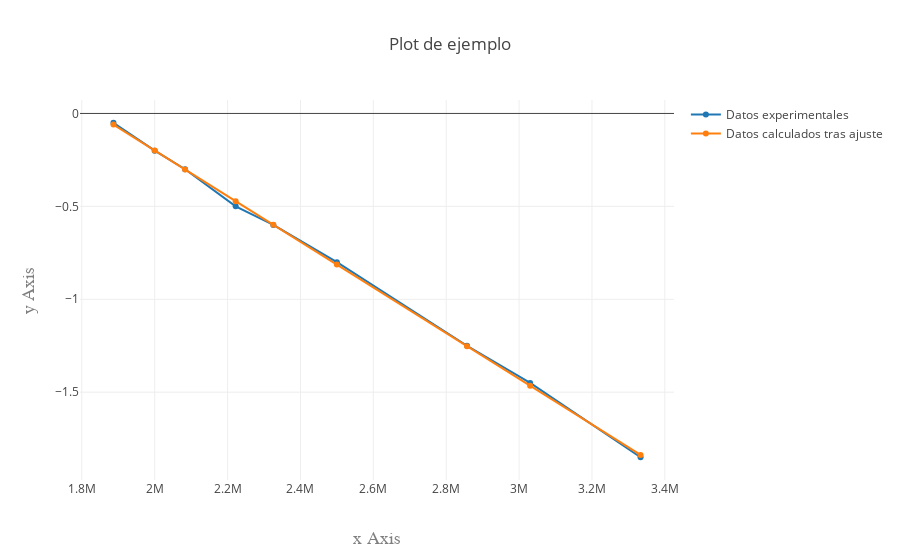

Notebook code cell kept with this figure:
### Code cell
var longitudes_de_onda_medidas = [300,330,350,400,430,450,480,500,530].map(x => x*1e-9);  // para pasar a metros
var voltajes_medidos = [-1.85, -1.45, -1.25, -0.8, -0.6, -0.5, -0.3, -0.2, -0.05];  // en voltios (voltaje de frenado)
inversa_de_longitudes_de_onda = longitudes_de_onda_medidas.map(lambda => 1/lambda );  
var datos_a_ajustar = voltajes_medidos.reduce((tuplas_longitud_onda_voltaje, b, i) => {
    tuplas_longitud_onda_voltaje.push([inversa_de_longitudes_de_onda[i], b]);
  return tuplas_longitud_onda_voltaje;
}, []);
console.log(datos_a_ajustar); // Verás que son tuplas de valores 1/lambda y voltajes
var regression = require('./regression.js');
var result = regression.linear(datos_a_ajustar, { precision: 15 });
var m = result.equation[0];  // pendiente
var b = result.equation[1];  // ordenada en origen
console.log('la pendiente es = ' + m + ' y la ordenada es = ' + b);
function Plotly(data, layout, $$) {
    $$ = $$ || global.$$;
    $$.mime({ "application/vnd.plotly.v1+json": { data: data, layout: layout } });
}
voltajes_de_frenado_calculados = inversa_de_longitudes_de_onda.map(inversa_lambda => inversa_lambda * m + b);
datos = [
  { x: inversa_de_longitudes_de_onda, y: voltajes_medidos, name: 'Datos experimentales' }, 
  { x: inversa_de_longitudes_de_onda, y: voltajes_de_frenado_calculados, name: 'Datos calculados tras ajuste' }
];
var layout = {
  title: 'Plot de ejemplo',
  xaxis: { title: 'x Axis',
    titlefont: { family: 'Courier New, monospace', size: 18, color: '#7f7f7f' }
  },
  yaxis: {
    title: 'y Axis', titlefont: {
      family: 'Courier New, monospace', size: 18, color: '#7f7f7f' }
  }
};
Plotly(datos, layout);

### Figure 1 — Plotly figure (JSON) as saved in the notebook; plotly's stock layout.template omitted (floating-point values rounded to 4 significant figures)
{"data": [{"x": [3333000.0, 3030000.0, 2857000.0, 2500000, 2326000.0, 2222000.0, 2083000.0, 2000000.0, 1887000.0], "y": [-1.85, -1.45, -1.25, -0.8, -0.6, -0.5, -0.3, -0.2, -0.05], "name": "Datos experimentales"}, {"x": [3333000.0, 3030000.0, 2857000.0, 2500000, 2326000.0, 2222000.0, 2083000.0, 2000000.0, 1887000.0], "y": [-1.837, -1.465, -1.252, -0.8135, -0.5991, -0.4721, -0.3015, -0.1991, -0.05995], "name": "Datos calculados tras ajuste"}], "layout": {"title": "Plot de ejemplo", "xaxis": {"title": "x Axis", "titlefont": {"family": "Courier New, monospace", "size": 18, "color": "#7f7f7f"}}, "yaxis": {"title": "y Axis", "titlefont": {"family": "Courier New, monospace", "size": 18, "color": "#7f7f7f"}}}}
